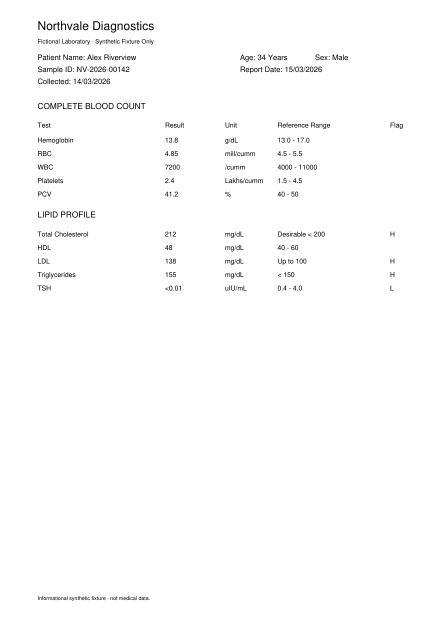
#> input picture api/tests/fixtures/extraction/northvale_page1.png, 893 x 1263 px (shown at 1/2 size)
$ python -i preprocess.py   (imports and definitions only)
#> lines starting #> are read from the running program, lines starting #| are printed output that depends on the picture; after the words box and inside, x2 and y2 are one past the last pixel; in counts of white or black regions, pixels touching at a corner belong together
"""Image preprocessing with OpenCV headless: EXIF, deskew, perspective, denoise, contrast, upscale."""
from __future__ import annotations

from pathlib import Path

import cv2
import numpy as np
from PIL import Image, ImageOps

# Target long-edge for OCR (sensible DPI-ish resolution)
TARGET_LONG_EDGE = 2000


def _load_pil(path: Path) -> Image.Image:
    img = Image.open(path)
    # HEIC may need pillow-heif registered; fall back gracefully
    try:
        img = ImageOps.exif_transpose(img)
    except Exception:
        pass
    if img.mode not in ("RGB", "L"):
        img = img.convert("RGB")
    return img


def pil_to_bgr(img: Image.Image) -> np.ndarray:
    arr = np.array(img)
    if arr.ndim == 2:
        return cv2.cvtColor(arr, cv2.COLOR_GRAY2BGR)
    return cv2.cvtColor(arr, cv2.COLOR_RGB2BGR)


def bgr_to_pil(bgr: np.ndarray) -> Image.Image:
    rgb = cv2.cvtColor(bgr, cv2.COLOR_BGR2RGB)
    return Image.fromarray(rgb)


def fix_orientation_from_path(path: Path | str) -> np.ndarray:
    """Load image with EXIF orientation applied; return BGR ndarray."""
    return pil_to_bgr(_load_pil(Path(path)))


def upscale_to_long_edge(bgr: np.ndarray, long_edge: int = TARGET_LONG_EDGE) -> np.ndarray:
    h, w = bgr.shape[:2]
    m = max(h, w)
    if m >= long_edge or m == 0:
        return bgr
    scale = long_edge / m
    return cv2.resize(bgr, (int(w * scale), int(h * scale)), interpolation=cv2.INTER_CUBIC)


def estimate_skew_angle(gray: np.ndarray) -> float:
    """Estimate skew angle in degrees using min-area rect on thresholded text."""
    thr = cv2.threshold(gray, 0, 255, cv2.THRESH_BINARY_INV + cv2.THRESH_OTSU)[1]
    coords = np.column_stack(np.where(thr > 0))
    if coords.shape[0] < 100:
        return 0.0
    rect = cv2.minAreaRect(coords)
    angle = rect[-1]
    # OpenCV returns [-90, 0); normalize to small deskew range
    if angle < -45:
        angle = 90 + angle
    # minAreaRect uses (y,x) from where(); swap sense
    if abs(angle) > 15:
        return 0.0  # refuse large rotations — likely wrong detection
    return float(angle)


def deskew(bgr: np.ndarray) -> np.ndarray:
    gray = cv2.cvtColor(bgr, cv2.COLOR_BGR2GRAY)
    angle = estimate_skew_angle(gray)
    if abs(angle) < 0.3:
        return bgr
    h, w = bgr.shape[:2]
    m = cv2.getRotationMatrix2D((w / 2, h / 2), angle, 1.0)
    return cv2.warpAffine(bgr, m, (w, h), flags=cv2.INTER_LINEAR, borderMode=cv2.BORDER_REPLICATE)


def _order_points(pts: np.ndarray) -> np.ndarray:
    rect = np.zeros((4, 2), dtype="float32")
    s = pts.sum(axis=1)
    rect[0] = pts[np.argmin(s)]
    rect[2] = pts[np.argmax(s)]
    diff = np.diff(pts, axis=1)
    rect[1] = pts[np.argmin(diff)]
    rect[3] = pts[np.argmax(diff)]
    return rect


def perspective_correct(bgr: np.ndarray) -> np.ndarray:
    """Try to find a large document quadrilateral and warp; no-op if not found."""
    h, w = bgr.shape[:2]
    gray = cv2.cvtColor(bgr, cv2.COLOR_BGR2GRAY)
    blur = cv2.GaussianBlur(gray, (5, 5), 0)
    edged = cv2.Canny(blur, 50, 150)
    cnts, _ = cv2.findContours(edged, cv2.RETR_LIST, cv2.CHAIN_APPROX_SIMPLE)
    cnts = sorted(cnts, key=cv2.contourArea, reverse=True)[:8]
    page_cnt = None
    for c in cnts:
        peri = cv2.arcLength(c, True)
        approx = cv2.approxPolyDP(c, 0.02 * peri, True)
        if len(approx) == 4 and cv2.contourArea(approx) > 0.4 * h * w:
            page_cnt = approx.reshape(4, 2).astype("float32")
            break
    if page_cnt is None:
        return bgr
    rect = _order_points(page_cnt)
    (tl, tr, br, bl) = rect
    width_a = np.linalg.norm(br - bl)
    width_b = np.linalg.norm(tr - tl)
    max_w = int(max(width_a, width_b))
    height_a = np.linalg.norm(tr - br)
    height_b = np.linalg.norm(tl - bl)
    max_h = int(max(height_a, height_b))
    if max_w < 50 or max_h < 50:
        return bgr
    dst = np.array(
        [[0, 0], [max_w - 1, 0], [max_w - 1, max_h - 1], [0, max_h - 1]],
        dtype="float32",
    )
    m = cv2.getPerspectiveTransform(rect, dst)
    return cv2.warpPerspective(bgr, m, (max_w, max_h))


def denoise_and_contrast(bgr: np.ndarray) -> np.ndarray:
    den = cv2.fastNlMeansDenoisingColored(bgr, None, 6, 6, 7, 21)
    lab = cv2.cvtColor(den, cv2.COLOR_BGR2LAB)
    l, a, b = cv2.split(lab)
    clahe = cv2.createCLAHE(clipLimit=2.0, tileGridSize=(8, 8))
    l2 = clahe.apply(l)
    return cv2.cvtColor(cv2.merge([l2, a, b]), cv2.COLOR_LAB2BGR)


def preprocess_image(
    path: Path | str,
    *,
    do_perspective: bool = True,
    do_deskew: bool = True,
    do_denoise: bool = True,
    upscale: bool = True,
) -> np.ndarray:
    """Full phone-photo preprocess pipeline → BGR ndarray ready for OCR."""
    bgr = fix_orientation_from_path(path)
#> in _load_pil, img is the input picture: PIL image 893x1263 RGB; min 0, max 255, mean 252.4
    if upscale:
        bgr = upscale_to_long_edge(bgr)
    if do_perspective:
        bgr = perspective_correct(bgr)
#> in perspective_correct, `edged = cv2.Canny(blur, 50, 150)`:
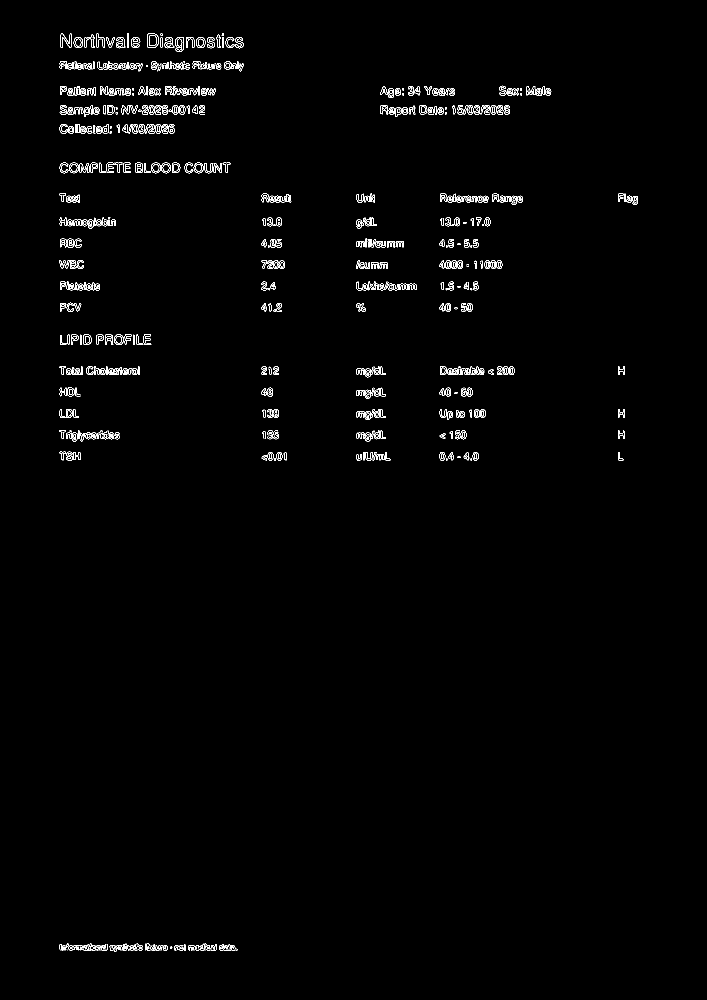
#> edged: shape (2000, 1414) (shown at 1/2 size); 1.1% white in thin lines or dots, all inside (x1, y1, x2, y2) = (118, 67, 1276, 1904)
#> in perspective_correct, `cnts, _ = cv2.findContours(edged, cv2.RETR_LIST, cv2.CHAIN_APPROX_SIMP..`: cnts = 1240 contours, 397 with area under 20; largest, box (x1, y1, x2, y2) and area: (879, 520, 926, 538) 580, (295, 67, 318, 96) 556, (295, 67, 318, 96) 544, (713, 563, 777, 581) 517, (350, 74, 368, 104) 390
#> in perspective_correct, `cnts = sorted(cnts, key=cv2.contourArea, reverse=True)[:8]`: cnts = 8 contours; box (x1, y1, x2, y2) and area: (879, 520, 926, 538) 580, (295, 67, 318, 96) 556, (295, 67, 318, 96) 544, (713, 563, 777, 581) 517, (350, 74, 368, 104) 390, (195, 123, 259, 139) 348, (120, 477, 148, 495) 342, (132, 1887, 215, 1901) 336
#> the loop in perspective_correct, `for c in cnts:` made 8 passes
#> peri on passes 1 to 7: 158.1, 91.21, 88.87, 291.1, 109.4, 366.2, 124.3
#> (peri, approx) on pass 8: (483.7, [[132, 1891], [214, 1899], [214, 1888], [212, 1900]])
    if do_deskew:
        bgr = deskew(bgr)
#> in estimate_skew_angle, `thr = cv2.threshold(gray, 0, 255, cv2.THRESH_BINARY_INV + cv2.THRESH_O..`:
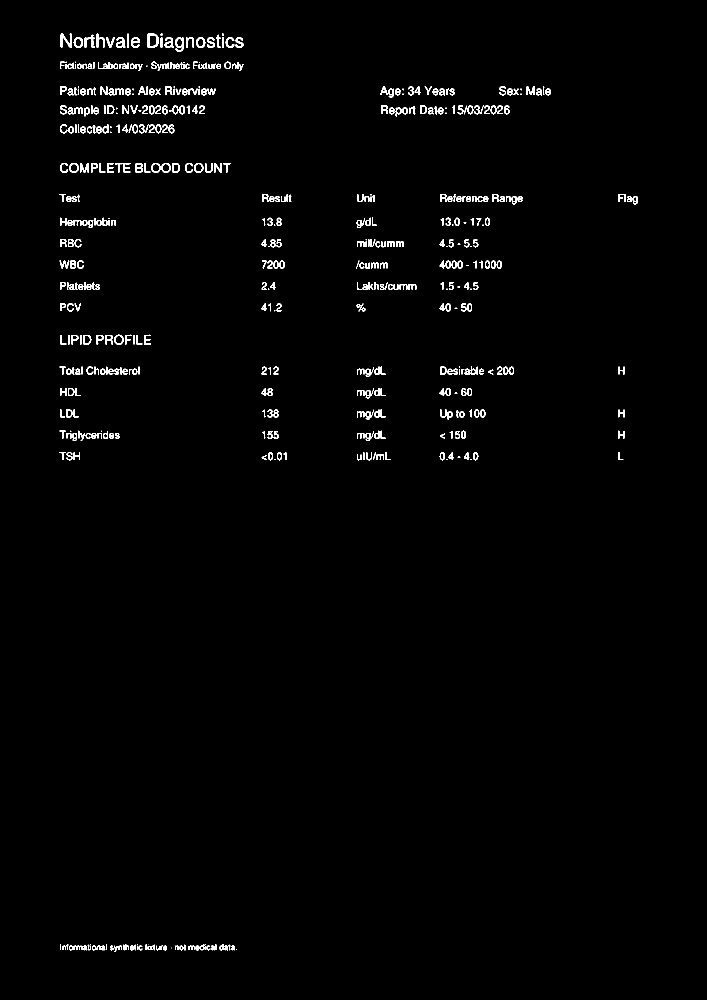
#> thr: shape (2000, 1414) (shown at 1/2 size); 1.4% white in thin lines or dots, all inside (x1, y1, x2, y2) = (119, 67, 1275, 1904)
#> in estimate_skew_angle, `coords = np.column_stack(np.where(thr > 0))`: coords = 38682 pairs, first value 67 to 1903, second value 119 to 1274
#> in estimate_skew_angle, `rect = cv2.minAreaRect(coords)`: rect = ((985, 696.5), (1155, 1836), -90)
#> in estimate_skew_angle, `angle = rect[-1]`: angle = -90
#> in estimate_skew_angle, `angle = 90 + angle`: angle = 0
    if do_denoise:
        bgr = denoise_and_contrast(bgr)
#> in denoise_and_contrast, `lab = cv2.cvtColor(den, cv2.COLOR_BGR2LAB)`: lab: shape (2000, 1414, 3); mean of channels 0, 1, 2 251.4, 128, 128
#> in denoise_and_contrast, `l, a, b = cv2.split(lab)`:
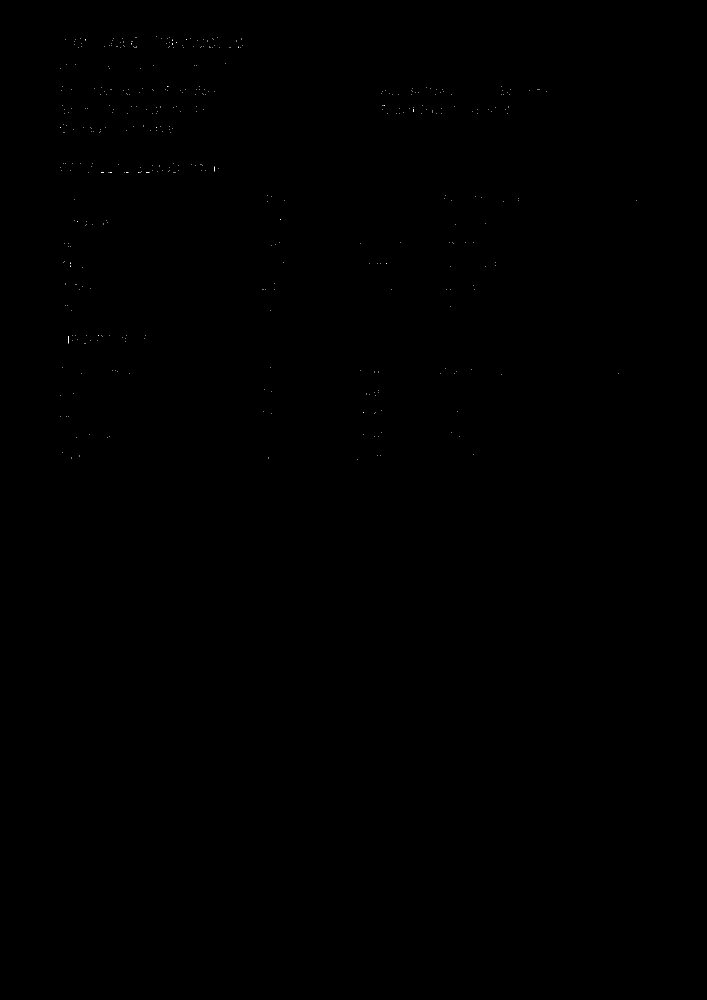
#> b: shape (2000, 1414) (shown at 1/2 size); values 128 (black) and 129 (white), 0.02% white in thin lines or dots, all inside (x1, y1, x2, y2) = (121, 72, 1274, 919)
    return bgr


def preprocess_bgr(
    bgr: np.ndarray,
    *,
    do_perspective: bool = False,
    do_deskew: bool = True,
    do_denoise: bool = True,
    upscale: bool = True,
) -> np.ndarray:
    """Preprocess an already-loaded BGR image (e.g. PDF page render)."""
    if upscale:
        bgr = upscale_to_long_edge(bgr)
    if do_perspective:
        bgr = perspective_correct(bgr)
    if do_deskew:
        bgr = deskew(bgr)
    if do_denoise:
        bgr = denoise_and_contrast(bgr)
    return bgr


def register_heif_opener() -> bool:
    """Optionally register pillow-heif. Returns True if available."""
    try:
        from pillow_heif import register_heif_opener

        register_heif_opener()
        return True
    except ImportError:
        return False

>>> result = preprocess_image('../../tests/fixtures/extraction/northvale_page1.png')
